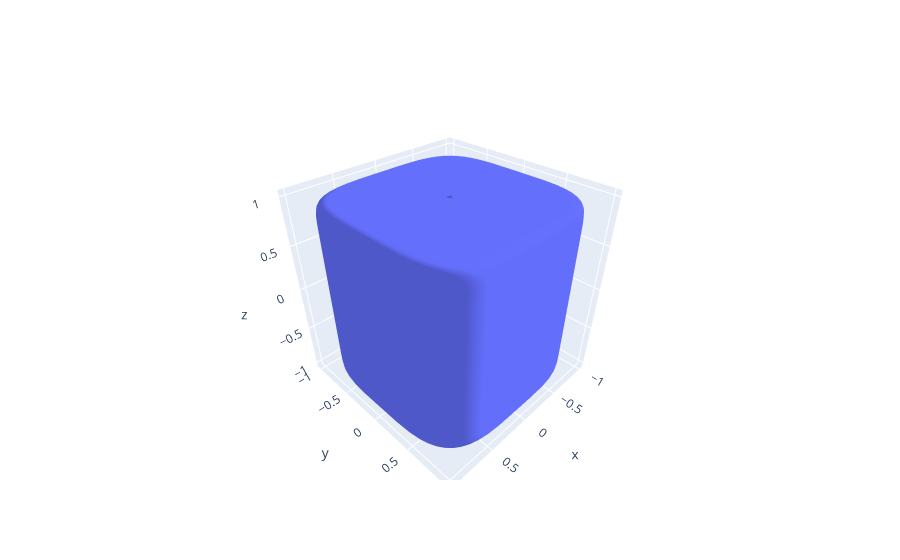

This figure's notebook cell:
### Code cell
fig = go.Figure(data=[
    go.Mesh3d(
        # 8 vertices of a cube
        x=x,
        y=y,
        z=z,
        colorbar_title='z',
        colorscale=[[0, 'gold'],
                    [0.5, 'mediumturquoise'],
                    [1, 'magenta']],
        # Intensity of each vertex, which will be interpolated and color-coded
        # i, j and k give the vertices of triangles
        i = faces[:, 0],
        j = faces[:, 1],
        k = faces[:, 2],
        name='y',
        showscale=True
    )
])
fig.show()

### Figure 1 — Plotly figure (JSON) as saved in the notebook; plotly's stock layout.template omitted (floating-point values rounded to 4 significant figures; data arrays with more than 128 entries replaced by an {"elided": "..."} marker saying what was removed)
{"data": [{"colorbar": {"title": {"text": "z"}}, "colorscale": [[0, "gold"], [0.5, "mediumturquoise"], [1, "magenta"]], "i": {"elided": "4802 int values"}, "j": {"elided": "4802 int values"}, "k": {"elided": "4802 int values"}, "name": "y", "showscale": true, "type": "mesh3d", "x": {"elided": "2500 float values"}, "y": {"elided": "2500 float values"}, "z": {"elided": "2500 float values"}}], "layout": {}}
